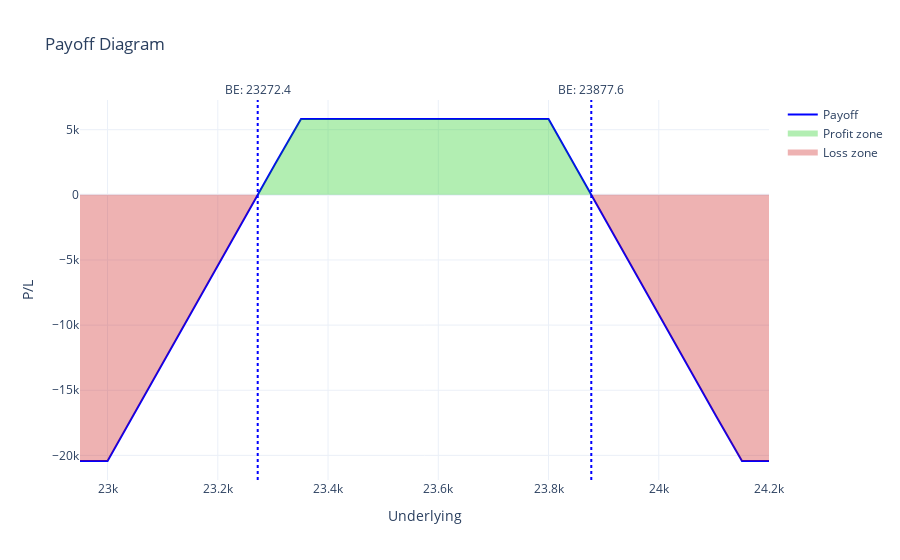

Notebook cell for this chart:
### Code cell
import plotly.graph_objects as go
import pandas as pd

payoff_list = calculate_payoff()
payoff_df = pd.DataFrame(payoff_list)

# Extract breakeven points
# We find points where P/L crosses zero
payoff_df = payoff_df.sort_values("underlying")
payoff_df["sign"] = payoff_df["P/L"].apply(lambda x: 1 if x >= 0 else -1)
payoff_df["sign_shift"] = payoff_df["sign"].shift()

breakevens = []
for i in range(1, len(payoff_df)):
    if payoff_df.loc[i, "sign"] != payoff_df.loc[i - 1, "sign"]:
        # Linear interpolation for exact break-even point
        x1, y1 = payoff_df.loc[i - 1, ["underlying", "P/L"]]
        x2, y2 = payoff_df.loc[i, ["underlying", "P/L"]]
        be = x1 + (0 - y1) * (x2 - x1) / (y2 - y1)
        breakevens.append(be)

# Main payoff line
fig = go.Figure()

fig.add_trace(go.Scatter(
    x=payoff_df['underlying'],
    y=payoff_df['P/L'],
    mode='lines',
    line=dict(color='blue', width=2),
    name="Payoff"
))

# ---------------------------------------------------------
# Add green/red shading using filled area traces
# ---------------------------------------------------------
fig.add_trace(go.Scatter(
    x=payoff_df['underlying'],
    y=payoff_df['P/L'].clip(lower=0),
    fill='tozeroy',
    mode='none',
    fillcolor='rgba(0, 200, 0, 0.3)',
    name="Profit zone"
))

fig.add_trace(go.Scatter(
    x=payoff_df['underlying'],
    y=payoff_df['P/L'].clip(upper=0),
    fill='tozeroy',
    mode='none',
    fillcolor='rgba(200, 0, 0, 0.3)',
    name="Loss zone"
))

# ---------------------------------------------------------
# Add break-even vertical dotted lines
# ---------------------------------------------------------
for be in breakevens:
    fig.add_vline(
        x=be,
        line=dict(color="blue", width=2, dash="dot"),
        annotation_text=f"BE: {round(be,2)}",
        annotation_position="top"
    )

fig.update_layout(
    title="Payoff Diagram",
    xaxis_title="Underlying",
    yaxis_title="P/L",
    template="plotly_white",
    showlegend=True
)

fig.show()

print("Max Profit:", payoff_df['P/L'].max())
print("Max Loss:", payoff_df['P/L'].min())
print("Breakeven Points:", breakevens)

### Figure 1 — Plotly figure (JSON) as saved in the notebook; plotly's stock layout.template omitted (floating-point values rounded to 4 significant figures; data arrays with more than 128 entries replaced by an {"elided": "..."} marker saying what was removed)
{"data": [{"line": {"color": "blue", "width": 2}, "mode": "lines", "name": "Payoff", "type": "scatter", "x": {"elided": "1251 int values"}, "y": {"elided": "1251 float values"}}, {"fill": "tozeroy", "fillcolor": "rgba(0, 200, 0, 0.3)", "mode": "none", "name": "Profit zone", "type": "scatter", "x": {"elided": "1251 int values"}, "y": {"elided": "1251 float values"}}, {"fill": "tozeroy", "fillcolor": "rgba(200, 0, 0, 0.3)", "mode": "none", "name": "Loss zone", "type": "scatter", "x": {"elided": "1251 int values"}, "y": {"elided": "1251 float values"}}], "layout": {"annotations": [{"showarrow": false, "text": "BE: 23272.4", "x": 23270.0, "xanchor": "center", "xref": "x", "y": 1, "yanchor": "bottom", "yref": "y domain"}, {"showarrow": false, "text": "BE: 23877.6", "x": 23880.0, "xanchor": "center", "xref": "x", "y": 1, "yanchor": "bottom", "yref": "y domain"}], "shapes": [{"line": {"color": "blue", "dash": "dot", "width": 2}, "type": "line", "x0": 23270.0, "x1": 23270.0, "xref": "x", "y0": 0, "y1": 1, "yref": "y domain"}, {"line": {"color": "blue", "dash": "dot", "width": 2}, "type": "line", "x0": 23880.0, "x1": 23880.0, "xref": "x", "y0": 0, "y1": 1, "yref": "y domain"}], "showlegend": true, "title": {"text": "Payoff Diagram"}, "xaxis": {"title": {"text": "Underlying"}}, "yaxis": {"title": {"text": "P/L"}}}}
